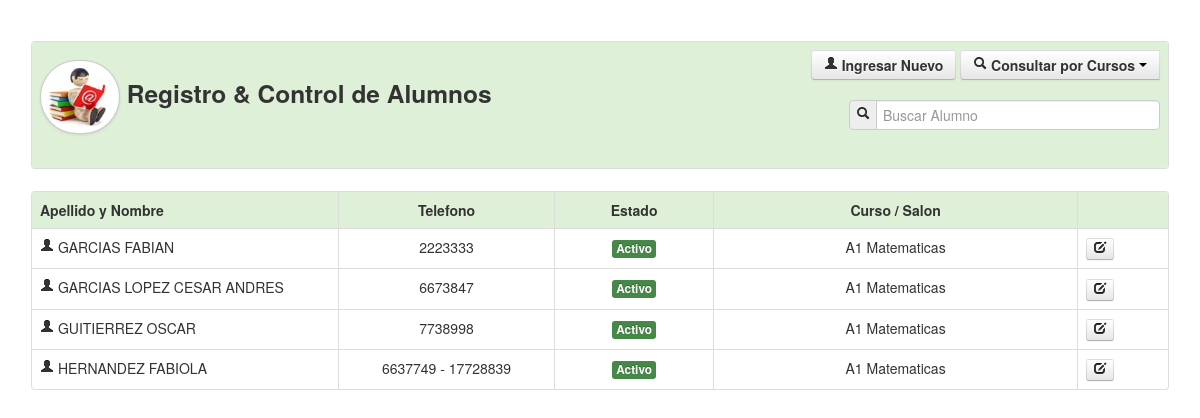
Screenshot of /alumnos.php?cursos=1 (signed in) with the database file from the repository.
### tables this page shows
CREATE TABLE IF NOT EXISTS `alumnos` (
  `id` int(11) NOT NULL AUTO_INCREMENT,
  `nombre` varchar(255) NOT NULL,
  `apellido` varchar(255) NOT NULL,
  `nit` varchar(255) NOT NULL,
  `telefono` varchar(255) NOT NULL,
  `fechan` date NOT NULL,
  `folio` varchar(255) NOT NULL,
  `curso` varchar(255) NOT NULL,
  `estado` varchar(255) NOT NULL,
  PRIMARY KEY (`id`)
);

CREATE TABLE IF NOT EXISTS `salones` (
  `id` int(11) NOT NULL AUTO_INCREMENT,
  `nombre` varchar(255) NOT NULL,
  `curso` varchar(255) NOT NULL,
  `estado` varchar(255) NOT NULL,
  PRIMARY KEY (`id`)
);

### php_conexion.php (called while the page is built, shortened)
<?php
	function limpiar($tags){
		$tags = strip_tags($tags);
		$tags = stripslashes($tags);
		$tags = htmlentities($tags);
		$tags = mysql_real_escape_string($tags);
		return $tags;
	}
?>

### Class/class_alumnos.php (called while the page is built, shortened)
<?php
class Consultar_Salones{
	private $fetch;
	function __construct($codigo){
		$this->consulta = mysql_query("SELECT * FROM salones WHERE id='$codigo'");
		$this->fetch = mysql_fetch_array($this->consulta);
	}
	function consultar($campo){
		return $this->fetch[$campo];
	}
}
?>

### alumnos.php (the view, shortened to what this page needs)
<?php
		include_once('php_conexion.php');
		include_once('Class/funciones.php');
		include_once('Class/class_alumnos.php');
		$maximo=5;
		if(!empty($_GET['pag'])){
			$pag=limpiar($_GET['pag']);
		}else{
			$pag=1;
		}
		$inicio=($pag-1)*$maximo;
?>
<!DOCTYPE html>
<html lang="en">
<head>
    <link href="css/bootstrap.css" rel="stylesheet">
    <link href="css/bootstrap-responsive.css" rel="stylesheet">
    <link href="css/docs.css" rel="stylesheet">
    <link href="js/google-code-prettify/prettify.css" rel="stylesheet">
</head>
<body data-spy="scroll" data-target=".bs-docs-sidebar">
<div align="center">
    <table width="95%" border="0">
      <tr>
        <td>
       	  <table class="table table-bordered">
              <tr class="success">
                <td>
                    <div class="row-fluid">
                      <div class="span6">
                        	<h3><img src="img/icono_alumno.jpg" class="img-circle img-polaroid" width="70" height="65">
                        	Registro & Control de Alumnos</h3>
                      </div>
                      <div class="span6">
                      	<div align="right">
                       	<a href="#nuevo" role="button" class="btn" data-toggle="modal">
                            	<strong><i class="icon-user"></i> Ingresar Nuevo</strong>
                        </a>
                        <div class="btn-group">
                            <button class="btn" data-toggle="dropdown">
                            	<i class="icon-search"></i> <strong>Consultar por Cursos</strong> <span class="caret"></span>
                            </button>
                        </div>
                        <br><br>
                        <form name="form1" method="post" action="">
                            <div class="input-prepend">
                                <span class="add-on"><i class="icon-search"></i></span>
                                <input name="bus" type="text" placeholder="Buscar Alumno" class="input-xlarge" autocomplete="off">
                            </div>
                        </form>
                        </div>
                      </div>
                    </div>
                </td>
              </tr>
            </table>
        </td>
      </tr>
      <tr>
        <td>
        	<table class="table table-bordered table table-hover">
              <tr class="success">
                <td width="27%"><strong>Apellido y Nombre</strong></td>
                <td width="19%"><center><strong>Telefono</strong></center></td>
                <td width="14%"><center><strong>Estado</strong></center></td>
                <td width="32%"><center><strong>Curso / Salon</strong></center></td>
                <td width="8%">&nbsp;</td>
              </tr>
              <?php
			  	if(empty($_GET['cursos'])){
					if(empty($_POST['bus'])){
						$sql="SELECT * FROM alumnos ORDER BY apellido LIMIT $inicio, $maximo";
					}else{
						$bus=limpiar($_POST['bus']);
						$sql="SELECT * FROM alumnos WHERE nombre LIKE '$bus%' or apellido LIKE '$bus%' or nit='$bus' ORDER BY apellido LIMIT $inicio, $maximo";
					}
				}else{
					$bus=limpiar($_GET['cursos']);
					if($bus<>0){
						$sql="SELECT * FROM alumnos WHERE curso='$bus' ORDER BY apellido LIMIT $inicio, $maximo";
					}else{
						$sql="SELECT * FROM alumnos ORDER BY apellido LIMIT $inicio, $maximo";
					}
				}
			  	$can=mysql_query($sql);
				while($dato=mysql_fetch_array($can)){
					$salones = new Consultar_Salones($dato['curso']);
			  ?>
                  <tr>
                    <td><i class="icon-user"></i> <?php echo trim($dato['apellido']).' '.trim($dato['nombre']); ?></td>
                    <td><center><?php echo $dato['telefono']; ?></center></td>
                    <td>
                    	<center>
                        <a href="alumnos.php?estado=<?php echo $dato['id']; ?>" title="Cambiar Estado">
							<?php echo estado($dato['estado']); ?>
                        </a>
                        </center>
                    </td>
                    <td><center><?php echo $salones->consultar('nombre'); ?></center></td>
                    <td>
                    	<a href="#actualizar<?php echo $dato['id']; ?>" role="button" class="btn btn-mini" data-toggle="modal" title="Actualizar Informacion">
                    		<i class="icon-edit"></i>
                        </a>
                    </td>
                  </tr>
              <?php } ?>
            </table>
        </td>
      </tr>
    </table>
</div>
</body>
</html>

### Class/funciones.php (shortened to what this page needs)
<?php
	function estado($estado){
		if($estado=='s'){
			return '<span class="label label-success">Activo</span>';
		}else{
			return '<span class="label label-important">No Activo</span>';
		}
	}
?>

### css/docs.css (style rules this page uses)
body { position: relative; padding-top: 40px; }

### rows the page displays
alumnos: apellido "GARCIAS", nombre "FABIAN", telefono "2223333", estado "Activo", salones.nombre "A1 Matematicas"
alumnos: apellido "GARCIAS LOPEZ", nombre "CESAR ANDRES", telefono "6673847", estado "Activo", salones.nombre "A1 Matematicas"
alumnos: apellido "GUITIERREZ", nombre "OSCAR", telefono "7738998", estado "Activo", salones.nombre "A1 Matematicas"
alumnos: apellido "HERNANDEZ", nombre "FABIOLA", telefono "6637749 - 17728839", estado "Activo", salones.nombre "A1 Matematicas"
